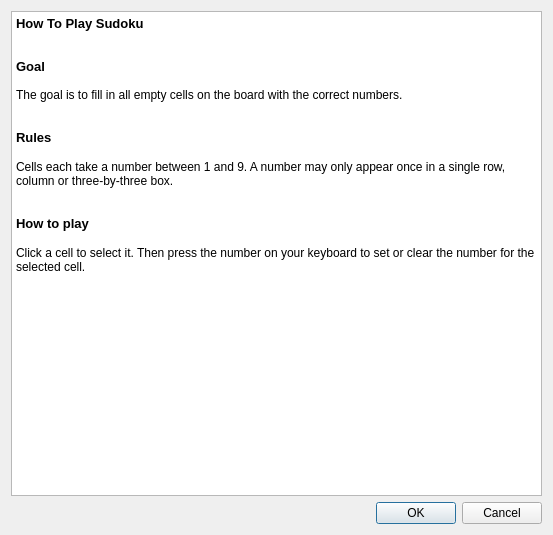
<?xml version="1.0" encoding="UTF-8"?>
<ui version="4.0">
 <class>help</class>
 <widget class="QDialog" name="help">
  <property name="geometry">
   <rect>
    <x>0</x>
    <y>0</y>
    <width>553</width>
    <height>535</height>
   </rect>
  </property>
  <property name="windowTitle">
   <string>Dialog</string>
  </property>
  <layout class="QGridLayout" name="gridLayout">
   <item row="0" column="0">
    <widget class="QTextBrowser" name="textBrowser">
     <property name="html">
      <string>&lt;!DOCTYPE HTML PUBLIC &quot;-//W3C//DTD HTML 4.0//EN&quot; &quot;http://www.w3.org/TR/REC-html40/strict.dtd&quot;&gt;
&lt;html&gt;&lt;head&gt;&lt;meta name=&quot;qrichtext&quot; content=&quot;1&quot; /&gt;&lt;style type=&quot;text/css&quot;&gt;
p, li { white-space: pre-wrap; }
&lt;/style&gt;&lt;/head&gt;&lt;body style=&quot; font-family:'Sans Serif'; font-size:9pt; font-weight:400; font-style:normal;&quot;&gt;
&lt;p style=&quot; margin-top:0px; margin-bottom:0px; margin-left:0px; margin-right:0px; -qt-block-indent:0; text-indent:0px;&quot;&gt;&lt;span style=&quot; font-size:10pt; font-weight:600;&quot;&gt;How To Play Sudoku&lt;/span&gt;&lt;/p&gt;
&lt;p style=&quot;-qt-paragraph-type:empty; margin-top:0px; margin-bottom:0px; margin-left:0px; margin-right:0px; -qt-block-indent:0; text-indent:0px;&quot;&gt;&lt;br /&gt;&lt;/p&gt;
&lt;p style=&quot;-qt-paragraph-type:empty; margin-top:0px; margin-bottom:0px; margin-left:0px; margin-right:0px; -qt-block-indent:0; text-indent:0px;&quot;&gt;&lt;br /&gt;&lt;/p&gt;
&lt;p style=&quot; margin-top:0px; margin-bottom:0px; margin-left:0px; margin-right:0px; -qt-block-indent:0; text-indent:0px;&quot;&gt;&lt;span style=&quot; font-size:10pt; font-weight:600;&quot;&gt;Goal&lt;/span&gt;&lt;/p&gt;
&lt;p style=&quot;-qt-paragraph-type:empty; margin-top:0px; margin-bottom:0px; margin-left:0px; margin-right:0px; -qt-block-indent:0; text-indent:0px;&quot;&gt;&lt;br /&gt;&lt;/p&gt;
&lt;p style=&quot; margin-top:0px; margin-bottom:0px; margin-left:0px; margin-right:0px; -qt-block-indent:0; text-indent:0px;&quot;&gt;The goal is to fill in all empty cells on the board with the correct numbers.&lt;/p&gt;
&lt;p style=&quot;-qt-paragraph-type:empty; margin-top:0px; margin-bottom:0px; margin-left:0px; margin-right:0px; -qt-block-indent:0; text-indent:0px;&quot;&gt;&lt;br /&gt;&lt;/p&gt;
&lt;p style=&quot;-qt-paragraph-type:empty; margin-top:0px; margin-bottom:0px; margin-left:0px; margin-right:0px; -qt-block-indent:0; text-indent:0px;&quot;&gt;&lt;br /&gt;&lt;/p&gt;
&lt;p style=&quot; margin-top:0px; margin-bottom:0px; margin-left:0px; margin-right:0px; -qt-block-indent:0; text-indent:0px;&quot;&gt;&lt;span style=&quot; font-size:10pt; font-weight:600;&quot;&gt;Rules&lt;/span&gt;&lt;/p&gt;
&lt;p style=&quot;-qt-paragraph-type:empty; margin-top:0px; margin-bottom:0px; margin-left:0px; margin-right:0px; -qt-block-indent:0; text-indent:0px; font-size:10pt;&quot;&gt;&lt;br /&gt;&lt;/p&gt;
&lt;p style=&quot; margin-top:0px; margin-bottom:0px; margin-left:0px; margin-right:0px; -qt-block-indent:0; text-indent:0px;&quot;&gt;Cells each take a number between 1 and 9. A number may only appear once in a single row, column or three-by-three box.&lt;/p&gt;
&lt;p style=&quot;-qt-paragraph-type:empty; margin-top:0px; margin-bottom:0px; margin-left:0px; margin-right:0px; -qt-block-indent:0; text-indent:0px;&quot;&gt;&lt;br /&gt;&lt;/p&gt;
&lt;p style=&quot;-qt-paragraph-type:empty; margin-top:0px; margin-bottom:0px; margin-left:0px; margin-right:0px; -qt-block-indent:0; text-indent:0px;&quot;&gt;&lt;br /&gt;&lt;/p&gt;
&lt;p style=&quot; margin-top:0px; margin-bottom:0px; margin-left:0px; margin-right:0px; -qt-block-indent:0; text-indent:0px;&quot;&gt;&lt;span style=&quot; font-size:10pt; font-weight:600;&quot;&gt;How to play&lt;/span&gt;&lt;/p&gt;
&lt;p style=&quot;-qt-paragraph-type:empty; margin-top:0px; margin-bottom:0px; margin-left:0px; margin-right:0px; -qt-block-indent:0; text-indent:0px; font-size:10pt;&quot;&gt;&lt;br /&gt;&lt;/p&gt;
&lt;p style=&quot; margin-top:0px; margin-bottom:0px; margin-left:0px; margin-right:0px; -qt-block-indent:0; text-indent:0px;&quot;&gt;Click a cell to select it. Then press the number on your keyboard to set or clear the number for the selected cell.&lt;/p&gt;&lt;/body&gt;&lt;/html&gt;</string>
     </property>
    </widget>
   </item>
   <item row="1" column="0">
    <widget class="QDialogButtonBox" name="buttonBox">
     <property name="orientation">
      <enum>Qt::Horizontal</enum>
     </property>
     <property name="standardButtons">
      <set>QDialogButtonBox::Cancel|QDialogButtonBox::Ok</set>
     </property>
    </widget>
   </item>
  </layout>
 </widget>
 <resources/>
 <connections>
  <connection>
   <sender>buttonBox</sender>
   <signal>accepted()</signal>
   <receiver>help</receiver>
   <slot>accept()</slot>
   <hints>
    <hint type="sourcelabel">
     <x>248</x>
     <y>254</y>
    </hint>
    <hint type="destinationlabel">
     <x>157</x>
     <y>274</y>
    </hint>
   </hints>
  </connection>
  <connection>
   <sender>buttonBox</sender>
   <signal>rejected()</signal>
   <receiver>help</receiver>
   <slot>reject()</slot>
   <hints>
    <hint type="sourcelabel">
     <x>316</x>
     <y>260</y>
    </hint>
    <hint type="destinationlabel">
     <x>286</x>
     <y>274</y>
    </hint>
   </hints>
  </connection>
 </connections>
</ui>
